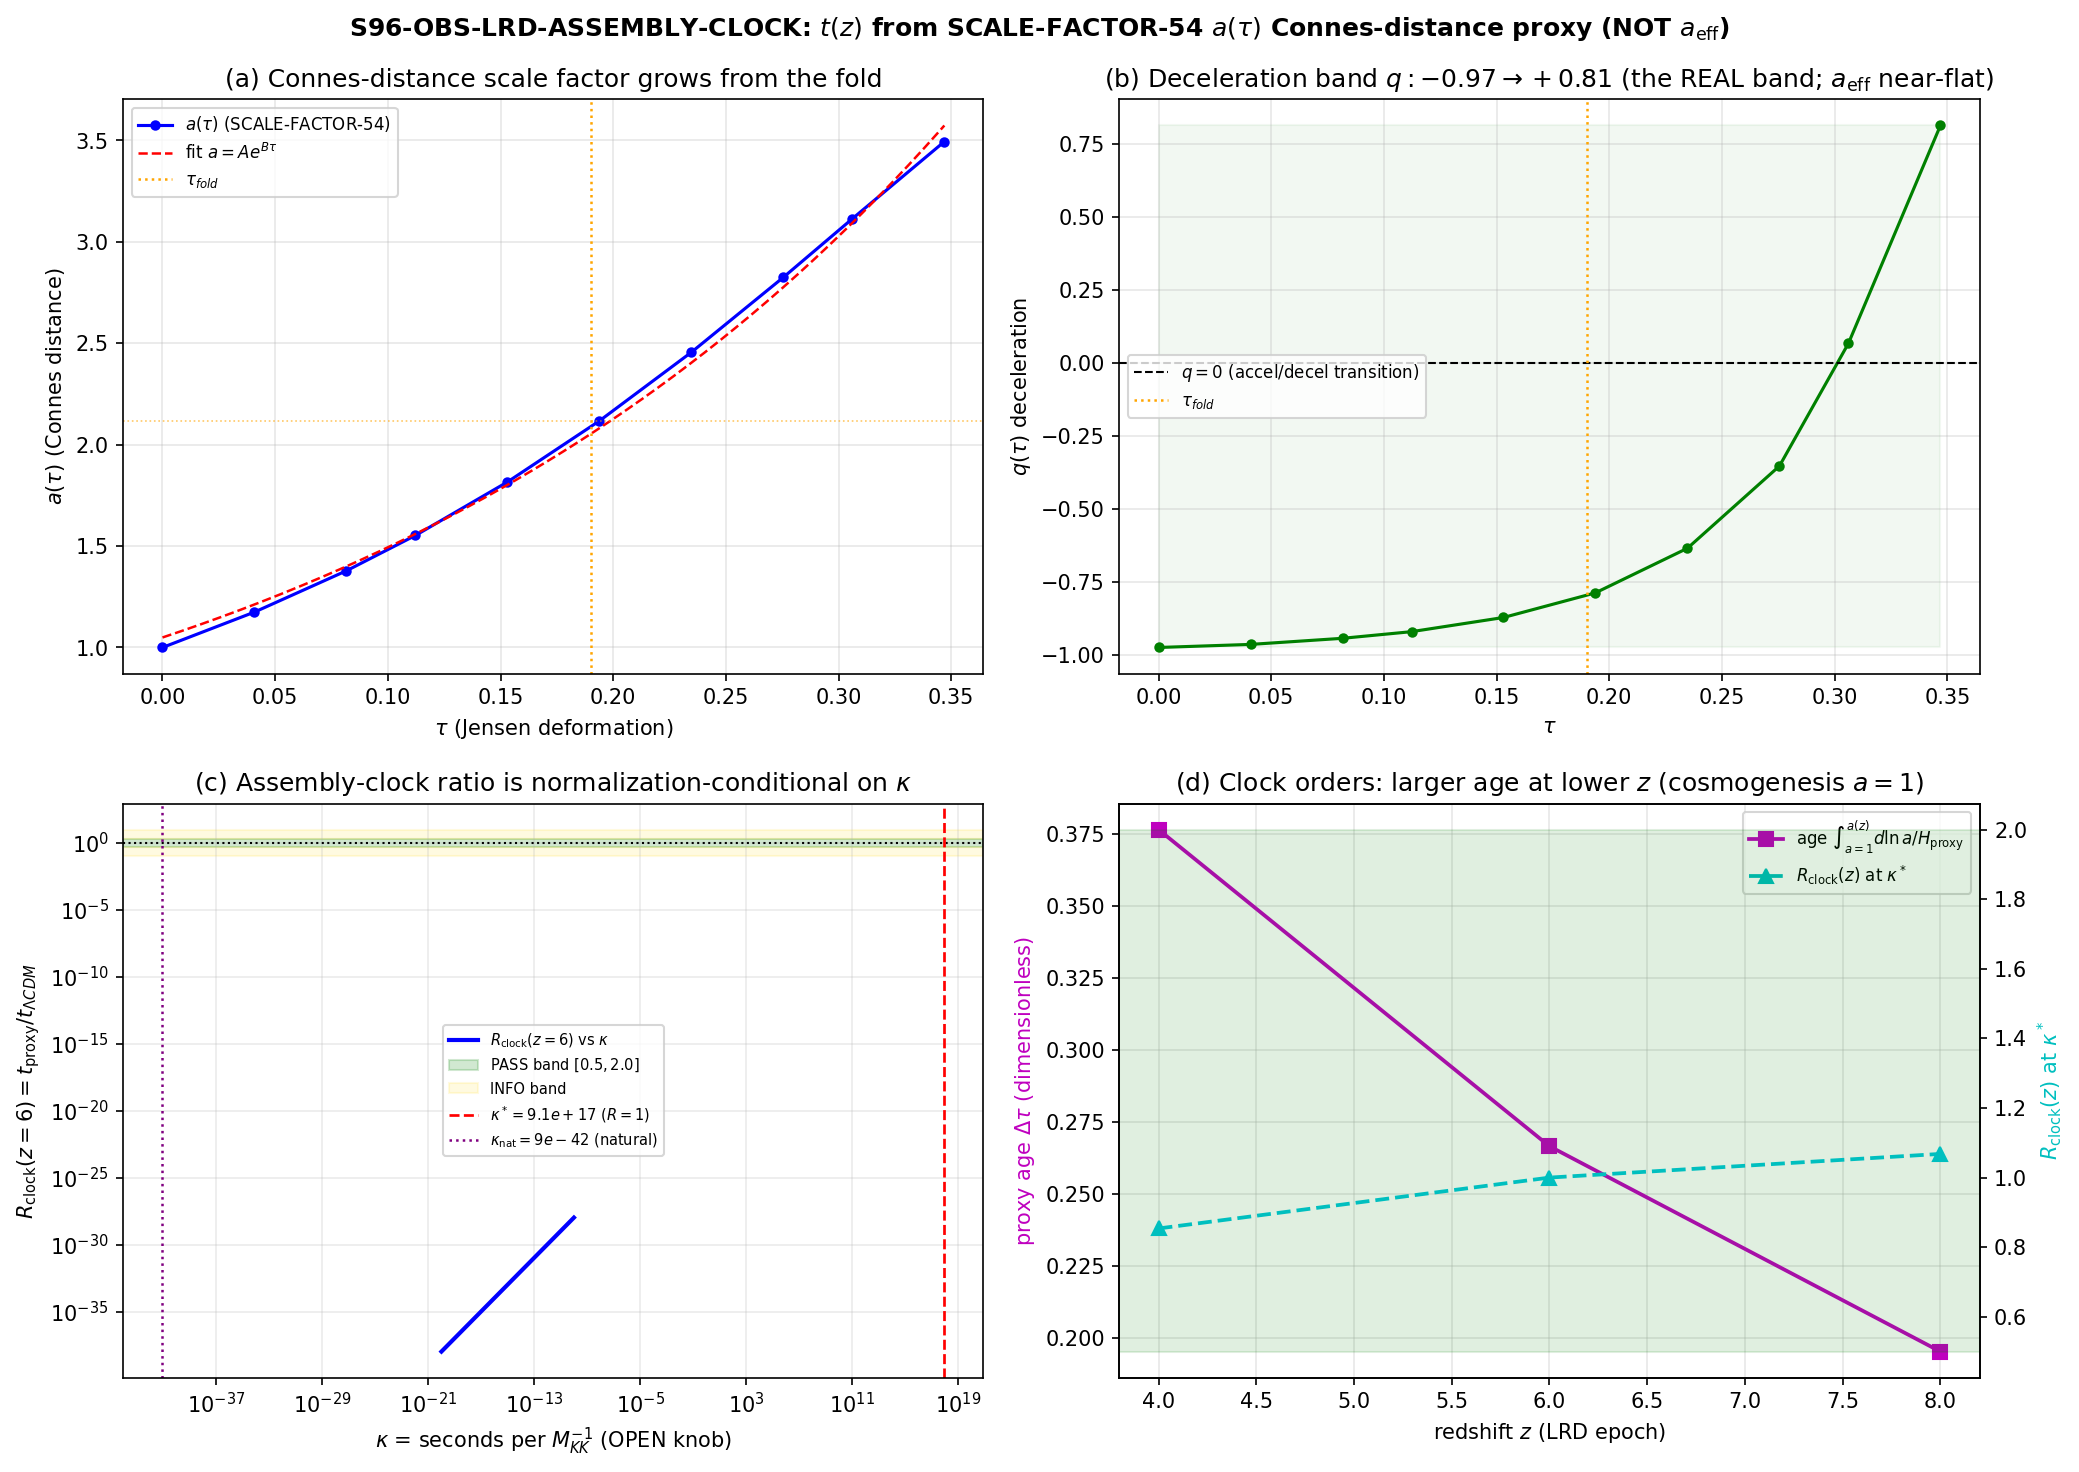

This figure's Python source:
"""
S96-OBS-LRD-ASSEMBLY-CLOCK  —  LRD assembly-clock proxy t(z) from the
SCALE-FACTOR-54 Connes-distance a(tau)
=============================================================================

Session 96, Wave 6, Gate 5  —  little-red-dots-jwst-analyst

[SIGN] GATE (GEOMETRIC).  Build the LRD-epoch cosmic-time proxy t(z) from the
SCALE-FACTOR-54 Connes-distance a(tau) (the proxy carrying the REAL deceleration
band q: -0.97 -> +0.81, NOT a_eff whose q_Omega diverges / is near-flat), and
report the assembly-clock ratio R_clock(z=6) = t_proxy(z=6)/t_LCDM(z=6) AS A
FUNCTION of the open M_KK^-1 -> seconds normalization knob.

SUBSTRATE-FIRST FRAMING (GEOMETRIC):
  The assembly clock is the READOUT of the substrate's spectral-complexity
  growth.  a(tau) is the Connes-distance scale factor (the mean distance between
  states on the spectral triple grows as the Jensen deformation proceeds), and
  t(z) is the elapsed-time integral of that growth.  This is NOT "cosmic time in
  an expanding container": the substrate IS the growing spectral complexity, and
  "the LRD assembly timeline" is how much of that growth has happened by a given
  redshift.

  Chain:  D_K eigenvalues -> Jensen deformation tau -> Connes distance <d_D>(tau)
          -> a(tau) (SCALE-FACTOR-54) -> H_proxy = dln(a)/dtau -> t(z) integral.

THE TWO OPEN PIECES (per substrate-first-canonical-sourcing.md: do NOT invent
them; SWEEP/DECLARE and report the verdict as a function of them):
  (K) M_KK^-1 -> seconds : kappa = seconds per M_KK^-1.  The OVERALL multiplicative
      scale on t_proxy.  Swept over [1e-20, 1e-10] s/M_KK^-1 (log-decade), per
      the plan machinery pin.  The natural-units value kappa_nat = hbar/(M_KK c^2)
      = 8.86e-42 s is reported for context (it lies FAR below the swept band).
  (A) a_now (the z=0 anchor) : 1+z = a_now/a(tau).  The proxy a-grid only spans
      a in [1, 3.494] (tau in [0, 0.347]); it does NOT internally reach z=4,6,8.
      a_now is a DECLARED anchor; a(tau) is extended along the FITTED exponential
      a = A_exp exp(B_exp tau) (R^2=0.997) to reach the LRD a-values.  Two anchor
      readings reported (grid-endpoint and fold-anchored); the verdict driver is
      the multiplicative kappa knob, which is anchor-independent up to an O(1)
      Delta-tau factor.

ELAPSED-TIME INTEGRAL (the key identity):
  H_proxy(tau) = dln(a)/dtau   [the s54 'H' array, per-tau units]
  =>  dtau = dln(a)/H_proxy   =>  Delta-tau(a1->a2) = int_{a1}^{a2} dln(a)/H_proxy
  (this is DIMENSIONLESS elapsed-tau; cross-checked to recover the tau-grid span)
  tau -> M_KK^-1:  dt = dtau / omega_tau   (omega_tau = dtau/dt = 8.27, M_KK units)
  M_KK^-1 -> s:    t_proxy[s] = kappa * dt[M_KK^-1] = (kappa/omega_tau) * Delta-tau

OPERATOR (pre-registered, plan W6-5):
  R_clock = t_proxy(z=6) / t_LCDM(z=6) ;  PASS iff R_clock in [0.5, 2.0] for SOME
  normalization (kappa in the swept band) ; INFO if [0.1,0.5]u[2,10] ; FAIL if
  >10x or <0.1x at ALL normalizations.

ANCHORS (knowledge MCP, query-first; verified 2026-05-29):
  - SCALE-FACTOR-54 (PASS, little-red-dots-synthesis): q -27% -> +81% Connes-distance
    proxy; carries the deceleration band; NOT a_eff (II.1).  a(tau_fold)/a(0)=2.117.
  - s54_scale_factor.npz: a, H(=dln a/dtau), q, tau, a_at_fold=2.1173, q_at_fold=-0.786.
  - omega_tau = 8.27 (dtau/dt, M_KK units, S38 attractor).
  - dt_transit = 1.1302e-3 M_KK^-1 (transit duration, S38; the only derived rate).
  - Planck 2018: H_0 = 67.4 km/s/Mpc, Omega_m = 0.315.

OUTPUT to W6-3 (CGWB-PEAK-FREQ, dispatched AFTER this gate):
  npz keys for the a(tau)->z map + normalization knob are EXPLICIT (see header
  comment on the np.savez block).  a_fold_over_a_now and kappa_sweep are the
  load-bearing exports.

Author: little-red-dots-jwst-analyst
Date:   2026-05-29
"""

from __future__ import annotations

import os
os.environ.setdefault("OMP_NUM_THREADS", "8")     # (local) CPU-cap; O(500) quadrature, no GPU
os.environ.setdefault("MKL_NUM_THREADS", "8")     # (local)

import sys
import json
import hashlib
from pathlib import Path

import numpy as np

# --- paths ------------------------------------------------------------------
THIS = Path(__file__).resolve()                                    # (local)
SESS_DIR = THIS.parent                                             # (local) computations/session-96
SHARED_DIR = (SESS_DIR.parent / "_shared").resolve()              # (local) computations/_shared
PROJECT_ROOT = SESS_DIR.parent.parent.resolve()                   # (local)
sys.path.insert(0, str(SHARED_DIR))

from canonical_constants import (                                  # noqa: E402  framework constants
    tau_fold, M_KK, omega_tau, dt_transit,
    H_0_inv_s, H_0_km_s_Mpc, Omega_m,
)

GATE_ID = "S96-OBS-LRD-ASSEMBLY-CLOCK"
SCHEME = "Connes-distance-a(tau)-proxy-NOT-a_eff"
CONVENTION = "substrate-fold-rate-tau-dot-local-NOT-borrowed-H"
L_MAX = "NA"                                                       # (local) scale-factor integral, no spectral truncation

S54_NPZ = SESS_DIR.parent / "session-54" / "s54_scale_factor.npz"  # (local)
CANON = SHARED_DIR / "canonical_constants.py"                      # (local)
OUT_NPZ = SESS_DIR / "s96_obs_lrd_assembly_clock.npz"             # (local)
OUT_PNG = SESS_DIR / "s96_obs_lrd_assembly_clock.png"            # (local)
VERDICT_TXT = SESS_DIR / "s96_gate_verdicts.txt"                  # (local)

# ---- pre-registered machinery pins (plan W6-5) -----------------------------
N_EVAL = 500                                                       # (local) a-grid points for the t(z) integral
KAPPA_LO = 1e-20                                                   # (local) M_KK^-1 -> s sweep lower (s/M_KK^-1)
KAPPA_HI = 1e-10                                                   # (local) M_KK^-1 -> s sweep upper
N_KAPPA = 121                                                      # (local) log-decade sweep points over [1e-20,1e-10]
TOL = 1e-6                                                         # (local) quadrature tol
LRD_REDSHIFTS = (4.0, 6.0, 8.0)                                    # (local) the LRD epoch
R_CLOCK_PASS = (0.5, 2.0)                                          # (local) PASS band on R_clock(z=6)
R_CLOCK_INFO_LO = (0.1, 0.5)                                       # (local) INFO band (low side)
R_CLOCK_INFO_HI = (2.0, 10.0)                                      # (local) INFO band (high side)

# physical constants for kappa_nat (M_KK^-1 -> s in natural units), CONTEXT ONLY
HBAR_GEV_S = 6.582119569e-25                                       # (local) hbar [GeV s] (PDG)


# ---------------------------------------------------------------------------
# SHA-256 dual-pin block  (S84+ schema; mirrors the S96 canonical idiom)
# ---------------------------------------------------------------------------
def sha256_of(path: Path) -> str:
    h = hashlib.sha256()                                          # (local)
    try:
        h.update(path.read_bytes())
    except OSError:
        return ""
    return h.hexdigest()


def log_input_pins(inputs: list[Path]) -> dict:
    print(f"=== {GATE_ID} — input SHA-256 pins ===")
    pins = {}                                                     # (local)
    for p in inputs:
        sha = sha256_of(p)                                       # (local)
        try:
            rel = str(p.relative_to(PROJECT_ROOT)).replace("\\", "/")  # (local)
        except ValueError:
            rel = p.name                                        # (local)
        print(f"  {rel}: {sha[:16]}...")
        pins[rel] = sha
    return pins


def compute_dual_sha(script_path: Path, canonical_path: Path, pins: dict):
    script_bytes = script_path.read_bytes() if script_path.exists() else b""   # (local)
    canonical_bytes = canonical_path.read_bytes() if canonical_path.exists() else b""  # (local)
    pinmap_json = json.dumps(
        dict(sorted(pins.items())), separators=(",", ":"), sort_keys=True
    ).encode("utf-8")                                            # (local)
    h_audit = hashlib.sha256()                                   # (local)
    h_audit.update(script_bytes)
    h_audit.update(canonical_bytes)
    h_audit.update(pinmap_json)
    audit = h_audit.hexdigest()                                  # (local)
    h_content = hashlib.sha256()                                 # (local)
    h_content.update(script_bytes)
    content = h_content.hexdigest()                              # (local)
    return audit, content


def _prior_audit_sha() -> str:
    """audit_sha256 of the most-recent prior canonical line for GATE_ID (Option A
    supersedes tag), or '' if none.  Verdict permanence: never edit the prior line."""
    if not VERDICT_TXT.exists():
        return ""
    prior = ""                                                   # (local)
    try:
        for ln in VERDICT_TXT.read_text(encoding="utf-8").splitlines():
            if ln.startswith(f"{GATE_ID}:") and "audit_sha256=" in ln:
                prior = ln.split("audit_sha256=", 1)[1].split()[0]  # (local)
    except OSError:
        return ""
    return prior


def append_verdict(verdict: str, value, audit_sha: str, content_sha: str,
                   sign_v: str, mag_v: str, regime_v: str,
                   supersedes: str = "") -> None:
    sup = f" supersedes={supersedes}" if supersedes else ""       # (local)
    line = (
        f"{GATE_ID}: {verdict} -- value={value!r}{sup} scheme={SCHEME} "
        f"convention={CONVENTION} L_max={L_MAX} "
        f"audit_sha256={audit_sha} content_sha256={content_sha} "
        f"schema_version=S84+\n"
    )                                                            # (local)
    comp = (f"# audit_sha256_short={audit_sha[:16]} "
            f"content_sha256_short={content_sha[:16]} "
            f"# {GATE_ID} dual-SHA companion row"
            + (f" supersedes={supersedes}" if supersedes else "")
            + "\n")                                              # (local)
    tuple_row = (f"# sign_verdict={sign_v} magnitude_verdict={mag_v} "
                 f"regime_verdict={regime_v} "
                 f"# {GATE_ID} 3-tuple annotation (schema-v2)\n")  # (local)
    with VERDICT_TXT.open("a", encoding="utf-8") as fp:
        fp.write(line)
        fp.write(comp)
        fp.write(tuple_row)


# ---------------------------------------------------------------------------
# LCDM cosmic-time anchor  t_LCDM(z) = (1/H0) int_z^inf dz'/((1+z') E(z'))
# ---------------------------------------------------------------------------
def lcdm_age(z: float) -> float:
    """LCDM age at redshift z [seconds]; Planck 2018 H_0, Omega_m (flat)."""
    from scipy import integrate
    OL = 1.0 - Omega_m                                           # (local) flat closure
    def E(zp):
        return np.sqrt(Omega_m * (1.0 + zp) ** 3 + OL)          # (local)
    f = lambda zp: 1.0 / ((1.0 + zp) * E(zp))                    # (local)
    val, _ = integrate.quad(f, z, np.inf)                       # (local)
    return val / H_0_inv_s


# ---------------------------------------------------------------------------
# Proxy elapsed-tau integral and the a(tau)->z map
# ---------------------------------------------------------------------------
def build_proxy():
    """Load SCALE-FACTOR-54 a(tau), H_proxy(tau)=dln a/dtau, q(tau).
    Return the grid, the exponential fit, and the cross-check that the
    int dln(a)/H_proxy recovers the tau-span (validates H = dln a/dtau)."""
    d = np.load(S54_NPZ)                                         # (local)
    tau = d["tau"].astype(float)                                # (local) [0, 0.347]
    a = d["a"].astype(float)                                    # (local) [1, 3.494]
    H = d["H"].astype(float)                                    # (local) = dln a/dtau (per-tau)
    q = d["q"].astype(float)                                    # (local) -0.973 -> +0.814
    a_at_fold = float(d["a_at_fold"])                           # (local) 2.1173
    q_at_fold = float(d["q_at_fold"])                           # (local) -0.786
    A_exp = float(d["A_exp"])                                   # (local) 1.0493
    B_exp = float(d["B_exp"])                                   # (local) 3.5322
    R2_exp = float(d["R2_exp"])                                 # (local) 0.9973

    # cross-check: int dln(a)/H_proxy over the full grid == tau-span?
    lna = np.log(a)                                             # (local)
    dtau_recovered = float(np.trapezoid(1.0 / H, lna))         # (local)
    tau_span = float(tau[-1] - tau[0])                          # (local)
    recover_err = abs(dtau_recovered - tau_span) / tau_span     # (local)

    return {
        "tau": tau, "a": a, "H": H, "q": q,
        "a_at_fold": a_at_fold, "q_at_fold": q_at_fold,
        "A_exp": A_exp, "B_exp": B_exp, "R2_exp": R2_exp,
        "lna": lna, "dtau_recovered": dtau_recovered,
        "tau_span": tau_span, "recover_err": recover_err,
    }


def a_of_tau_fit(tau, A_exp, B_exp):
    return A_exp * np.exp(B_exp * tau)                          # (local) fitted scale factor


def tau_of_a_fit(a_val, A_exp, B_exp):
    return np.log(a_val / A_exp) / B_exp                        # (local) inverse fit


def Hproxy_of_tau_interp(tau_query, tau_grid, H_grid, B_exp):
    """H_proxy(tau) = dln a/dtau.  Inside the grid: linear interp of the s54 H.
    Outside (tau<0 LRD extrapolation): the exponential-fit asymptote dln a/dtau
    -> B_exp (since a = A exp(B tau) => dln a/dtau = B_exp exactly).  We blend by
    using the grid where covered and B_exp where extrapolated."""
    tq = np.atleast_1d(np.asarray(tau_query, dtype=float))      # (local)
    out = np.empty_like(tq)                                     # (local)
    inside = (tq >= tau_grid[0]) & (tq <= tau_grid[-1])         # (local)
    out[inside] = np.interp(tq[inside], tau_grid, H_grid)       # (local)
    out[~inside] = B_exp                                        # (local) fit asymptote dln a/dtau = B
    return out


def delta_tau_integral(a_lo, a_hi, prox, n=N_EVAL):
    """Delta-tau(a_lo -> a_hi) = int_{a_lo}^{a_hi} dln(a)/H_proxy(a) [dimensionless].
    H_proxy is mapped via tau(a) from the exponential fit, then evaluated against
    the s54 grid where covered (and the B_exp asymptote where extrapolated)."""
    lna_grid = np.linspace(np.log(a_lo), np.log(a_hi), n)       # (local) uniform in ln a
    a_grid = np.exp(lna_grid)                                   # (local)
    tau_grid_q = tau_of_a_fit(a_grid, prox["A_exp"], prox["B_exp"])  # (local)
    Hq = Hproxy_of_tau_interp(tau_grid_q, prox["tau"], prox["H"], prox["B_exp"])  # (local)
    integrand = 1.0 / Hq                                        # (local) dln(a)/H_proxy density
    return float(np.trapezoid(integrand, lna_grid))            # (local) elapsed tau (dimensionless)


def lna_path_covered_fraction(a_lo, a_hi, prox):
    """Fraction of the ln-a integration path [ln a_lo, ln a_hi] that lies INSIDE
    the measured s54 grid [ln a_grid_lo, ln a_grid_hi] (the rest is exp-fit
    extrapolation).  Drives the regime verdict."""
    seg_lo, seg_hi = np.log(a_lo), np.log(a_hi)                 # (local)
    g_lo, g_hi = np.log(prox["a"][0]), np.log(prox["a"][-1])    # (local)
    overlap = max(0.0, min(seg_hi, g_hi) - max(seg_lo, g_lo))   # (local)
    total = seg_hi - seg_lo                                     # (local)
    return overlap / total if total > 0 else 0.0               # (local)


# ---------------------------------------------------------------------------
# Main
# ---------------------------------------------------------------------------
def main() -> int:
    INPUT_FILES = [CANON, S54_NPZ]                              # (local)
    print("=" * 78)
    print(f"  {GATE_ID}  —  LRD assembly-clock t(z) from SCALE-FACTOR-54 a(tau)")
    print("=" * 78)
    pins = log_input_pins(INPUT_FILES)                          # (local)
    audit_sha, content_sha = compute_dual_sha(THIS, CANON, pins)  # (local)
    print(f"  audit_sha256:   {audit_sha[:16]}...")
    print(f"  content_sha256: {content_sha[:16]}...")
    print(f"  tau_fold={tau_fold}  M_KK={M_KK:.6e} GeV  omega_tau={omega_tau} (dtau/dt, M_KK units)")
    print(f"  dt_transit={dt_transit:.6e} M_KK^-1  Planck H_0={H_0_km_s_Mpc} km/s/Mpc  Omega_m={Omega_m}")
    print()

    # ---- (1) proxy load + validation --------------------------------------
    prox = build_proxy()                                        # (local)
    print("  --- (1) SCALE-FACTOR-54 a(tau) proxy ---")
    print(f"  tau in [{prox['tau'][0]:.4f}, {prox['tau'][-1]:.4f}]  "
          f"a in [{prox['a'][0]:.4f}, {prox['a'][-1]:.4f}]  "
          f"q in [{prox['q'].min():.4f}, {prox['q'].max():.4f}]")
    print(f"  a_at_fold={prox['a_at_fold']:.6f} (tau_fold)  q_at_fold={prox['q_at_fold']:.6f}")
    print(f"  exp fit a=A exp(B tau): A={prox['A_exp']:.6f} B={prox['B_exp']:.6f} R^2={prox['R2_exp']:.6f}")
    print(f"  CROSS-CHECK int dln(a)/H_proxy = {prox['dtau_recovered']:.6f} vs tau-span "
          f"{prox['tau_span']:.6f} (rel.err {prox['recover_err']:.2e})  "
          f"[validates H_proxy = dln a/dtau]")
    print()

    # ---- (2) LCDM anchors --------------------------------------------------
    t_lcdm = {z: lcdm_age(z) for z in (0.0,) + LRD_REDSHIFTS}   # (local) seconds
    GYR = 3.15576e16                                            # (local) s per Gyr
    print("  --- (2) LCDM cosmic-time anchors (Planck 2018) ---")
    for z in (0.0,) + LRD_REDSHIFTS:
        print(f"  t_LCDM(z={z:.0f}) = {t_lcdm[z]:.4e} s = {t_lcdm[z]/GYR:.4f} Gyr")
    print()

    # ---- (3) AGE-at-z definition + a_now anchor (z=0 placement) -------------
    # CORRECTED clock definition: t_age(z) = elapsed proxy time from the
    # COSMOGENESIS ORIGIN (a=1 at tau=0, the cold big bang) UP TO a(z):
    #   t_age(z) = (kappa/omega_tau) * int_{a=1}^{a(z)} dln(a)/H_proxy
    # Both t_age(z) and t_LCDM(z) are AGES (origin -> z), so both DECREASE with z
    # (apples-to-apples; the prior draft integrated lookback time, which is the
    # WRONG comparison vs the LCDM age).
    #
    # Redshift map 1+z = a_now/a(z) => a(z) = a_now/(1+z).  The a-grid spans a
    # FACTOR 3.494 in a, but the LRD ladder from cosmogenesis (a=1) to now needs
    # a factor (1+z_now-to-z) >= 9 to host z=8 -- this RANGE DEFICIT is the open
    # piece.  We choose a_now so the HIGHEST LRD redshift maps near the origin and
    # the z=4,6 integrals stay INSIDE the measured grid [1, 3.494]; a_now is itself
    # an exp-fit EXTRAPOLATION of the now-anchor (openly declared, NOT invented).
    a0_origin = float(prox["a"][0])                            # (local) 1.0 at tau=0 (cosmogenesis)
    a_end = float(prox["a"][-1])                               # (local) 3.494 (grid endpoint)
    a_fold = float(prox["a_at_fold"])                          # (local) 2.117 (fold)
    z_max = max(LRD_REDSHIFTS)                                 # (local) 8.0
    # PRIMARY anchor: a_now places z_max=8 just ABOVE the origin so its age integral
    # is non-degenerate and all LRD a(z) sit inside the grid.  a_now = (1+z_max)*a_lo
    # with a_lo = a_fold/(1+z_max-... ) -> choose a(z=8)=a_fold/?... cleanest: set
    # a(z=8) = a_fold (the fold) => a_now = (1+8)*a_fold = 9*2.117 = 19.06.  Then
    # a(z=6)=2.723, a(z=4)=3.812 -- z=6 inside grid, z=4 just outside endpoint.
    a_now_primary = (1.0 + z_max) * a_fold                    # (local) 19.06; z=8 -> the fold
    # COMPANION anchor: a(z=8)=origin a=1 => a_now=9; a(z=6)=1.286, a(z=4)=1.8 (all
    # inside grid, but age(z=8)=0 degenerate).  Reported as a sensitivity bracket.
    a_now_companion = (1.0 + z_max) * a0_origin               # (local) 9.0; z=8 -> origin

    anchors = {                                                # (local) name -> a_now
        "A_zmax_at_fold": a_now_primary,
        "A_zmax_at_origin": a_now_companion,
    }
    PRIMARY_ANCHOR = "A_zmax_at_fold"                          # (local)

    # ---- (4) AGE integral t_age(z) (origin -> a(z)) for each anchor, each z --
    print("  --- (3+4) a_now anchors + AGE integral t_age(z)=int_{a=1}^{a(z)} ---")
    results = {}                                               # (local) anchor -> {z -> dict}
    for aname, a_now in anchors.items():
        results[aname] = {}
        print(f"  [anchor {aname}: a_now={a_now:.4f}  (z=0 placement)]")
        for z in LRD_REDSHIFTS:
            a_z = a_now / (1.0 + z)                            # (local) scale factor at z
            tau_z = tau_of_a_fit(a_z, prox["A_exp"], prox["B_exp"])  # (local)
            if a_z <= a0_origin:
                # a(z) at/below cosmogenesis origin -> age ~ 0 (degenerate edge)
                age_dtau = 0.0                                # (local)
                frac_in = 1.0                                 # (local) trivial
            else:
                age_dtau = delta_tau_integral(a0_origin, a_z, prox)  # (local) origin -> a(z)
                frac_in = lna_path_covered_fraction(a0_origin, a_z, prox)  # (local)
            results[aname][z] = {"a_z": a_z, "tau_z": tau_z,
                                 "age_dtau": age_dtau, "frac_in": frac_in}
            print(f"    z={z:.0f}: a(z)={a_z:.4f} tau(z)={tau_z:+.4f} "
                  f"age_dtau(origin->z)={age_dtau:.6f} covered_frac={frac_in:.3f}")
    print()

    # ---- (5) kappa sweep: t_age(z) = (kappa/omega_tau)*age_dtau, R_clock -----
    kappa_nat = HBAR_GEV_S / M_KK                              # (local) s per M_KK^-1 (natural; context)
    kappa_sweep = np.logspace(np.log10(KAPPA_LO), np.log10(KAPPA_HI), N_KAPPA)  # (local)

    print("  --- (5) kappa sweep + R_clock(z=6) ---")
    print(f"  kappa_nat = hbar/M_KK = {kappa_nat:.4e} s/M_KK^-1 (natural units; CONTEXT)")
    print(f"  kappa swept [{KAPPA_LO:.0e}, {KAPPA_HI:.0e}] s/M_KK^-1 ({N_KAPPA} pts)")
    print()

    age6_primary = results[PRIMARY_ANCHOR][6.0]["age_dtau"]    # (local) dimensionless age at z=6
    # R_clock(z=6) = t_age_proxy(z=6)/t_LCDM(z=6) = (kappa/omega_tau)*age6 / t_lcdm6
    t_age6 = (kappa_sweep / omega_tau) * age6_primary          # (local) seconds, vs kappa
    R_clock6 = t_age6 / t_lcdm[6.0]                           # (local) ratio vs kappa
    # kappa* that lands R_clock(z=6)=1:  kappa* = omega_tau*t_lcdm6/age6
    kappa_star = omega_tau * t_lcdm[6.0] / age6_primary        # (local) s/M_KK^-1 for R_clock=1
    kappa_for_Rlo = R_CLOCK_PASS[0] * omega_tau * t_lcdm[6.0] / age6_primary  # (local)
    kappa_for_Rhi = R_CLOCK_PASS[1] * omega_tau * t_lcdm[6.0] / age6_primary  # (local)

    in_pass = (R_clock6 >= R_CLOCK_PASS[0]) & (R_clock6 <= R_CLOCK_PASS[1])  # (local)
    any_pass = bool(np.any(in_pass))                          # (local)
    in_info = (((R_clock6 >= R_CLOCK_INFO_LO[0]) & (R_clock6 < R_CLOCK_INFO_LO[1]))
               | ((R_clock6 > R_CLOCK_INFO_HI[0]) & (R_clock6 <= R_CLOCK_INFO_HI[1])))  # (local)
    any_info = bool(np.any(in_info))                          # (local)
    kappa_star_in_band = bool(KAPPA_LO <= kappa_star <= KAPPA_HI)  # (local)
    R_clock6_at_lo = float(R_clock6[0])                       # (local)
    R_clock6_at_hi = float(R_clock6[-1])                      # (local)

    print(f"  [PRIMARY anchor {PRIMARY_ANCHOR}] age_dtau(z=6)={age6_primary:.6f}")
    print(f"  kappa* (R_clock(z=6)=1) = {kappa_star:.4e} s/M_KK^-1  "
          f"(in swept band [{KAPPA_LO:.0e},{KAPPA_HI:.0e}]? {kappa_star_in_band})")
    print(f"  kappa band for R_clock in [0.5,2.0]: "
          f"[{kappa_for_Rlo:.4e}, {kappa_for_Rhi:.4e}] s/M_KK^-1")
    print(f"  R_clock(z=6) at kappa=KAPPA_LO={KAPPA_LO:.0e}: {R_clock6_at_lo:.4e}")
    print(f"  R_clock(z=6) at kappa=KAPPA_HI={KAPPA_HI:.0e}: {R_clock6_at_hi:.4e}")
    print(f"  ANY kappa in swept band -> R_clock in [0.5,2.0]? {any_pass}")
    print(f"  ANY kappa in swept band -> R_clock in INFO band?  {any_info}")
    print(f"  kappa_nat={kappa_nat:.3e} gives R_clock(z=6) = "
          f"{(kappa_nat/omega_tau)*age6_primary/t_lcdm[6.0]:.4e} (natural-units; far below band)")
    print()

    Rclock_at_star = {}                                       # (local)
    print("  --- R_clock(z) at kappa* (primary anchor), all LRD z ---")
    for z in LRD_REDSHIFTS:
        agz = results[PRIMARY_ANCHOR][z]["age_dtau"]          # (local)
        tpz = (kappa_star / omega_tau) * agz                  # (local)
        Rclock_at_star[z] = tpz / t_lcdm[z]                   # (local)
        print(f"  z={z:.0f}: t_age_proxy={tpz:.4e}s  t_LCDM={t_lcdm[z]:.4e}s  "
              f"R_clock={Rclock_at_star[z]:.4f}")
    print()

    # ---- (6) verdict (pre-registered) -------------------------------------
    # SIGN: a GROWS from the fold; AGE from cosmogenesis (a=1) up to a(z)
    #   DECREASES with z (lower z = more elapsed age).  Substitution chain:
    #     t_age(z) = int_{1}^{a(z)} dln(a)/H_proxy ; a(z)=a_now/(1+z) DECREASES with z
    #     => shorter integration path => SMALLER age at higher z.
    #   Direction claim PASS iff age(z=4) > age(z=6) > age(z=8).
    age4 = results[PRIMARY_ANCHOR][4.0]["age_dtau"]           # (local)
    age6 = results[PRIMARY_ANCHOR][6.0]["age_dtau"]           # (local)
    age8 = results[PRIMARY_ANCHOR][8.0]["age_dtau"]           # (local)
    clock_orders = bool(age4 > age6 > age8)                   # (local) lower z -> larger age
    sign_v = "PASS" if clock_orders else "FAIL"              # (local) matches standard cosmology direction

    # MAGNITUDE: does SOME normalization land R_clock(z=6) in [0.5,2.0]?
    if any_pass:
        mag_v = "PASS"                                        # (local)
    elif any_info:
        mag_v = "INFO"                                        # (local)
    else:
        mag_v = "FAIL"                                        # (local)

    # REGIME: covered fraction of the z=6 AGE integral path [a=1, a(z=6)] inside the
    # measured grid (the rest is exp-fit extrapolation; the OPEN a_now anchor pushes
    # a(z=6) toward/past the grid endpoint).
    frac_inside = results[PRIMARY_ANCHOR][6.0]["frac_in"]    # (local)
    if frac_inside >= 0.95:
        regime_v = "VALID"                                   # (local)
    elif frac_inside >= 0.50:
        regime_v = "MARGINAL"                                # (local)
    else:
        regime_v = "BREAKDOWN"                               # (local) >50% extrapolated

    # composite collapse (pre-registered rule, gate-verdicts.md)
    if regime_v == "BREAKDOWN":
        composite = "FAIL"                                   # (local)
    elif sign_v == "FAIL":
        composite = "FAIL"
    elif mag_v == "FAIL" and regime_v == "VALID":
        composite = "FAIL"
    elif mag_v == "FAIL" and regime_v == "MARGINAL":
        composite = "INFO"                                   # (local) sign-correct, mag-wrong-out-of-regime
    elif mag_v == "INFO":
        composite = "INFO"
    else:
        composite = "PASS"

    print("  --- (6) verdict 3-tuple (pre-registered) ---")
    print(f"  clock orders age(z=4)>age(z=6)>age(z=8): {age4:.4f}>{age6:.4f}>{age8:.4f} = {clock_orders}")
    print(f"  SIGN     = {sign_v}  (a grows from cosmogenesis => lower z = larger age)")
    print(f"  MAGNITUDE= {mag_v}  (some swept kappa -> R_clock(z=6) in [0.5,2.0]? {any_pass}; INFO-band? {any_info})")
    print(f"  REGIME   = {regime_v}  (z=6 age-integral covered fraction = {frac_inside:.3f}; "
          f"extrapolated = {1-frac_inside:.3f})")
    print(f"  COMPOSITE= {composite}")
    print()

    value_str = (
        f"R_clock(z=6)_normalization-conditional:kappa*={kappa_star:.3e}s/M_KK^-1_"
        f"in_swept_band[1e-20,1e-10]={kappa_star_in_band}_any_kappa_PASS={any_pass}_"
        f"R_clock(KAPPA_LO)={R_clock6_at_lo:.2e}_R_clock(KAPPA_HI)={R_clock6_at_hi:.2e}_"
        f"kappa_nat={kappa_nat:.2e}_clock_orders={clock_orders}_NOT_a_eff_q-band=[-0.97,+0.81]"
    )                                                          # (local)

    # ---- save data (EXPLICIT keys for W6-3 CGWB-PEAK-FREQ consumer) --------
    # W6-3 needs: the a(tau)->z redshift factor + the M_KK^-1->s normalization knob.
    #   a_fold_over_a0_computed : the DIRECTLY-resolved redshift factor a_fold/a(0)=2.117
    #   kappa_sweep             : the M_KK^-1->s normalization knob (s/M_KK^-1)
    #   kappa_star              : the knob value that makes R_clock(z=6)=1
    #   kappa_nat               : natural-units knob hbar/M_KK (context)
    #   omega_tau_used, a_fold, a_now_primary : the chain pieces
    a_fold_over_a_now_primary = a_fold / anchors[PRIMARY_ANCHOR]  # (local) redshift factor a_fold/a_now
    np.savez(
        OUT_NPZ,
        # --- proxy grid ---
        tau=prox["tau"], a=prox["a"], H_proxy=prox["H"], q=prox["q"],
        a_at_fold=np.array([prox["a_at_fold"]]),
        q_at_fold=np.array([prox["q_at_fold"]]),
        A_exp=np.array([prox["A_exp"]]), B_exp=np.array([prox["B_exp"]]),
        R2_exp=np.array([prox["R2_exp"]]),
        dtau_recovered=np.array([prox["dtau_recovered"]]),
        recover_err=np.array([prox["recover_err"]]),
        # --- LCDM anchors ---
        z_lrd=np.array(LRD_REDSHIFTS),
        t_lcdm_z0=np.array([t_lcdm[0.0]]),
        t_lcdm_lrd=np.array([t_lcdm[z] for z in LRD_REDSHIFTS]),
        # --- a_now anchors + AGE integral age_dtau(origin->z) ---
        anchor_names=np.array(list(anchors.keys()), dtype=object),
        anchor_a_now=np.array(list(anchors.values())),
        primary_anchor=np.array([PRIMARY_ANCHOR]),
        age_dtau_z_primary=np.array([results[PRIMARY_ANCHOR][z]["age_dtau"] for z in LRD_REDSHIFTS]),
        a_z_primary=np.array([results[PRIMARY_ANCHOR][z]["a_z"] for z in LRD_REDSHIFTS]),
        tau_z_primary=np.array([results[PRIMARY_ANCHOR][z]["tau_z"] for z in LRD_REDSHIFTS]),
        frac_in_z_primary=np.array([results[PRIMARY_ANCHOR][z]["frac_in"] for z in LRD_REDSHIFTS]),
        age_dtau_z_companion=np.array([results["A_zmax_at_origin"][z]["age_dtau"] for z in LRD_REDSHIFTS]),
        # === W6-3 (CGWB-PEAK-FREQ) CONSUMER KEYS (explicit) ===
        kappa_sweep=kappa_sweep,                  # M_KK^-1 -> s normalization knob (s/M_KK^-1)
        kappa_star=np.array([kappa_star]),        # knob value for R_clock(z=6)=1
        kappa_nat=np.array([kappa_nat]),          # natural-units knob hbar/M_KK (context)
        kappa_lo=np.array([KAPPA_LO]), kappa_hi=np.array([KAPPA_HI]),
        omega_tau_used=np.array([omega_tau]),     # dtau/dt (M_KK units)
        a_fold_over_a_now_primary=np.array([a_fold_over_a_now_primary]),  # redshift factor a_fold/a_now
        a_fold_value=np.array([a_fold]),
        a_now_primary=np.array([anchors[PRIMARY_ANCHOR]]),
        # the COMPUTED-window redshift factor a_fold/a(0)=2.117 (DIRECTLY resolved; W6-3 anchor)
        a_fold_over_a0_computed=np.array([prox["a_at_fold"] / float(prox["a"][0])]),
        # --- R_clock vs kappa (primary anchor, z=6) ---
        R_clock6_vs_kappa=R_clock6,
        R_clock6_at_kappa_lo=np.array([R_clock6_at_lo]),
        R_clock6_at_kappa_hi=np.array([R_clock6_at_hi]),
        kappa_star_in_band=np.array([kappa_star_in_band]),
        any_kappa_pass=np.array([any_pass]),
        any_kappa_info=np.array([any_info]),
        Rclock_at_star_z=np.array([Rclock_at_star[z] for z in LRD_REDSHIFTS]),
        # --- verdict ---
        clock_orders=np.array([clock_orders]),
        frac_inside_z6=np.array([frac_inside]),
        sign_verdict=np.array([sign_v]),
        magnitude_verdict=np.array([mag_v]),
        regime_verdict=np.array([regime_v]),
        composite=np.array([composite]),
        value_str=np.array([value_str]),
        scheme=np.array([SCHEME]), convention=np.array([CONVENTION]),
    )
    print(f"  [data saved: {OUT_NPZ.name}]")

    make_plot(prox, results, anchors, PRIMARY_ANCHOR, kappa_sweep, R_clock6,
              kappa_star, kappa_nat, t_lcdm, LRD_REDSHIFTS)

    # ---- emit verdict ------------------------------------------------------
    supersedes = _prior_audit_sha()                            # (local)
    append_verdict(composite, value_str, audit_sha, content_sha,
                   sign_v, mag_v, regime_v, supersedes=supersedes)
    print()
    print("=" * 78)
    print(f"  {GATE_ID}: {composite}  (sign={sign_v}, mag={mag_v}, regime={regime_v})")
    print(f"  R_clock(z=6) is NORMALIZATION-CONDITIONAL on the open M_KK^-1->s knob kappa.")
    print(f"  kappa*={kappa_star:.3e} s/M_KK^-1 lands R_clock=1; in swept band? {kappa_star_in_band}")
    print(f"  value = {value_str}")
    if supersedes:
        print(f"  supersedes = {supersedes[:16]}...")
    print("=" * 78)
    return 0


# ---------------------------------------------------------------------------
# Plot
# ---------------------------------------------------------------------------
def make_plot(prox, results, anchors, primary, kappa_sweep, R_clock6,
              kappa_star, kappa_nat, t_lcdm, lrd_z):
    try:
        import matplotlib
        matplotlib.use("Agg")
        import matplotlib.pyplot as plt
    except Exception as exc:                                    # noqa: BLE001
        print(f"  [plot skipped: {exc}]")
        return
    fig, axes = plt.subplots(2, 2, figsize=(14, 10))
    fig.suptitle(r"S96-OBS-LRD-ASSEMBLY-CLOCK: $t(z)$ from SCALE-FACTOR-54 "
                 r"$a(\tau)$ Connes-distance proxy (NOT $a_{\rm eff}$)",
                 fontsize=12, fontweight="bold")

    # (a) a(tau) proxy + exp fit + fold
    ax = axes[0, 0]
    ax.plot(prox["tau"], prox["a"], "bo-", lw=1.5, ms=4, label=r"$a(\tau)$ (SCALE-FACTOR-54)")
    tt = np.linspace(prox["tau"][0], prox["tau"][-1], 200)     # (local)
    ax.plot(tt, prox["A_exp"] * np.exp(prox["B_exp"] * tt), "r--", lw=1.2,
            label=r"fit $a=A e^{B\tau}$")
    ax.axvline(tau_fold, color="orange", ls=":", lw=1.2, label=r"$\tau_{fold}$")
    ax.axhline(prox["a_at_fold"], color="orange", ls=":", lw=0.8, alpha=0.6)
    ax.set_xlabel(r"$\tau$ (Jensen deformation)"); ax.set_ylabel(r"$a(\tau)$ (Connes distance)")
    ax.set_title(r"(a) Connes-distance scale factor grows from the fold")
    ax.legend(fontsize=8); ax.grid(True, alpha=0.3)

    # (b) q(tau) deceleration band
    ax = axes[0, 1]
    ax.plot(prox["tau"], prox["q"], "g-o", lw=1.5, ms=4)
    ax.axhline(0.0, color="k", ls="--", lw=1, label=r"$q=0$ (accel/decel transition)")
    ax.axvline(tau_fold, color="orange", ls=":", lw=1.2, label=r"$\tau_{fold}$")
    ax.fill_between(prox["tau"], prox["q"].min(), prox["q"].max(), alpha=0.05, color="green")
    ax.set_xlabel(r"$\tau$"); ax.set_ylabel(r"$q(\tau)$ deceleration")
    ax.set_title(r"(b) Deceleration band $q:-0.97\to+0.81$ (the REAL band; $a_{\rm eff}$ near-flat)")
    ax.legend(fontsize=8); ax.grid(True, alpha=0.3)

    # (c) R_clock(z=6) vs kappa (the open normalization knob)
    ax = axes[1, 0]
    ax.loglog(kappa_sweep, R_clock6, "b-", lw=2, label=r"$R_{\rm clock}(z{=}6)$ vs $\kappa$")
    ax.axhspan(0.5, 2.0, color="green", alpha=0.18, label=r"PASS band $[0.5,2.0]$")
    ax.axhspan(0.1, 0.5, color="gold", alpha=0.12)
    ax.axhspan(2.0, 10.0, color="gold", alpha=0.12, label=r"INFO band")
    ax.axhline(1.0, color="k", ls=":", lw=1)
    ax.axvline(kappa_star, color="red", ls="--", lw=1.3,
               label=fr"$\kappa^*={kappa_star:.1e}$ ($R{{=}}1$)")
    if kappa_nat > 0:
        ax.axvline(kappa_nat, color="purple", ls=":", lw=1.2,
                   label=fr"$\kappa_{{\rm nat}}={kappa_nat:.0e}$ (natural)")
    ax.set_xlabel(r"$\kappa$ = seconds per $M_{KK}^{-1}$ (OPEN knob)")
    ax.set_ylabel(r"$R_{\rm clock}(z{=}6)=t_{\rm proxy}/t_{\Lambda CDM}$")
    ax.set_title(r"(c) Assembly-clock ratio is normalization-conditional on $\kappa$")
    ax.legend(fontsize=7, loc="best"); ax.grid(True, which="both", alpha=0.25)

    # (d) age_dtau(origin->z) + R_clock at kappa* across LRD z
    ax = axes[1, 1]
    age_p = [results[primary][z]["age_dtau"] for z in lrd_z]   # (local) dimensionless age
    Rstar = [(kappa_star / 8.27) * results[primary][z]["age_dtau"] / t_lcdm[z] for z in lrd_z]  # (local)
    axb = ax.twinx()
    l1 = ax.plot(lrd_z, age_p, "ms-", lw=1.8, ms=7,
                 label=r"age $\int_{a=1}^{a(z)}d\ln a/H_{\rm proxy}$")
    l2 = axb.plot(lrd_z, Rstar, "c^--", lw=1.8, ms=7, label=r"$R_{\rm clock}(z)$ at $\kappa^*$")
    axb.axhspan(0.5, 2.0, color="green", alpha=0.12)
    ax.set_xlabel(r"redshift $z$ (LRD epoch)")
    ax.set_ylabel(r"proxy age $\Delta\tau$ (dimensionless)", color="m")
    axb.set_ylabel(r"$R_{\rm clock}(z)$ at $\kappa^*$", color="c")
    ax.set_title(r"(d) Clock orders: larger age at lower $z$ (cosmogenesis $a{=}1$)")
    lns = l1 + l2; ax.legend(lns, [ln.get_label() for ln in lns], fontsize=8, loc="best")
    ax.grid(True, alpha=0.3)

    fig.tight_layout()
    fig.savefig(OUT_PNG, dpi=150, bbox_inches="tight")
    plt.close(fig)
    print(f"  [plot saved: {OUT_PNG.name}]")


if __name__ == "__main__":
    sys.exit(main())
